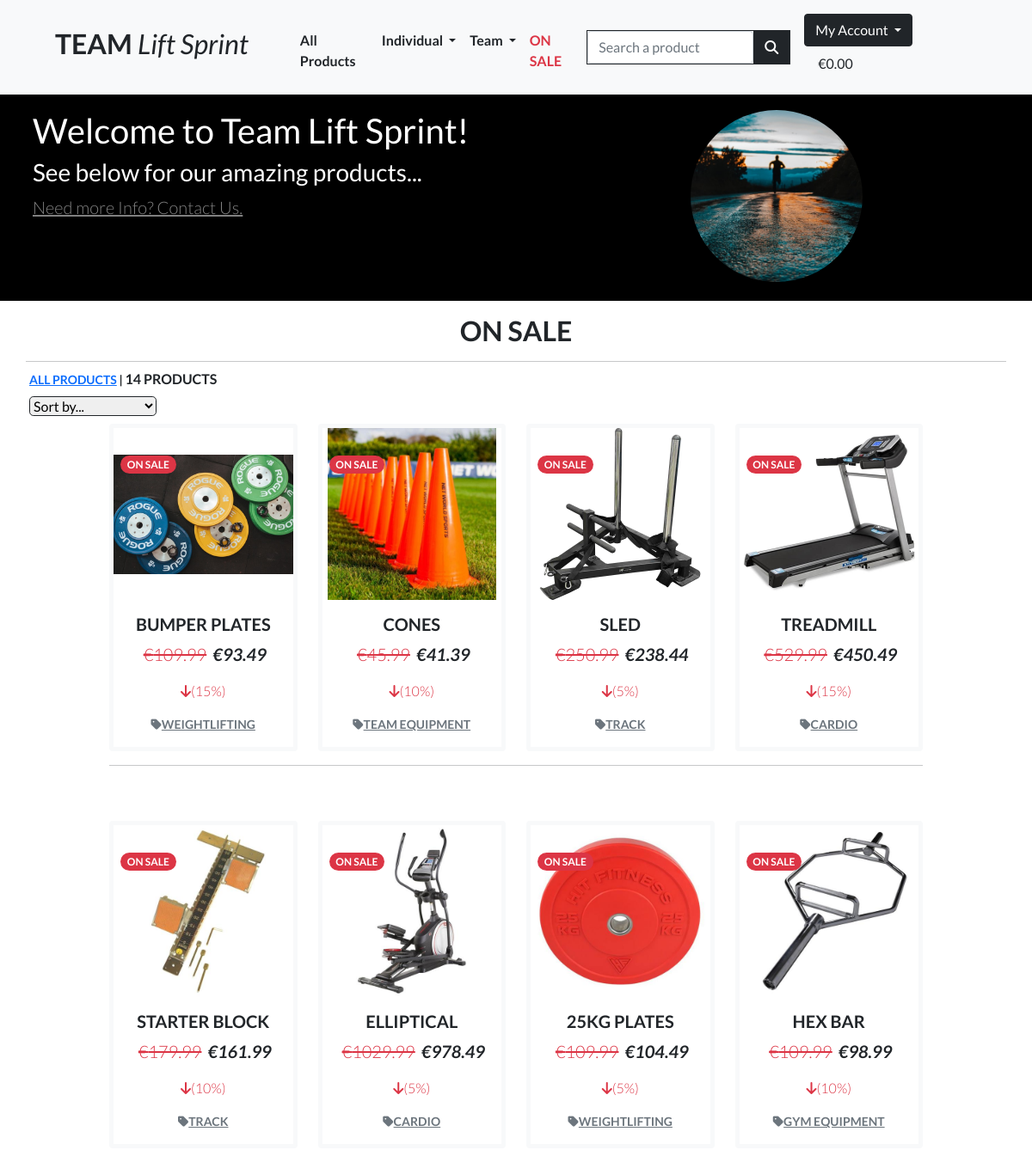
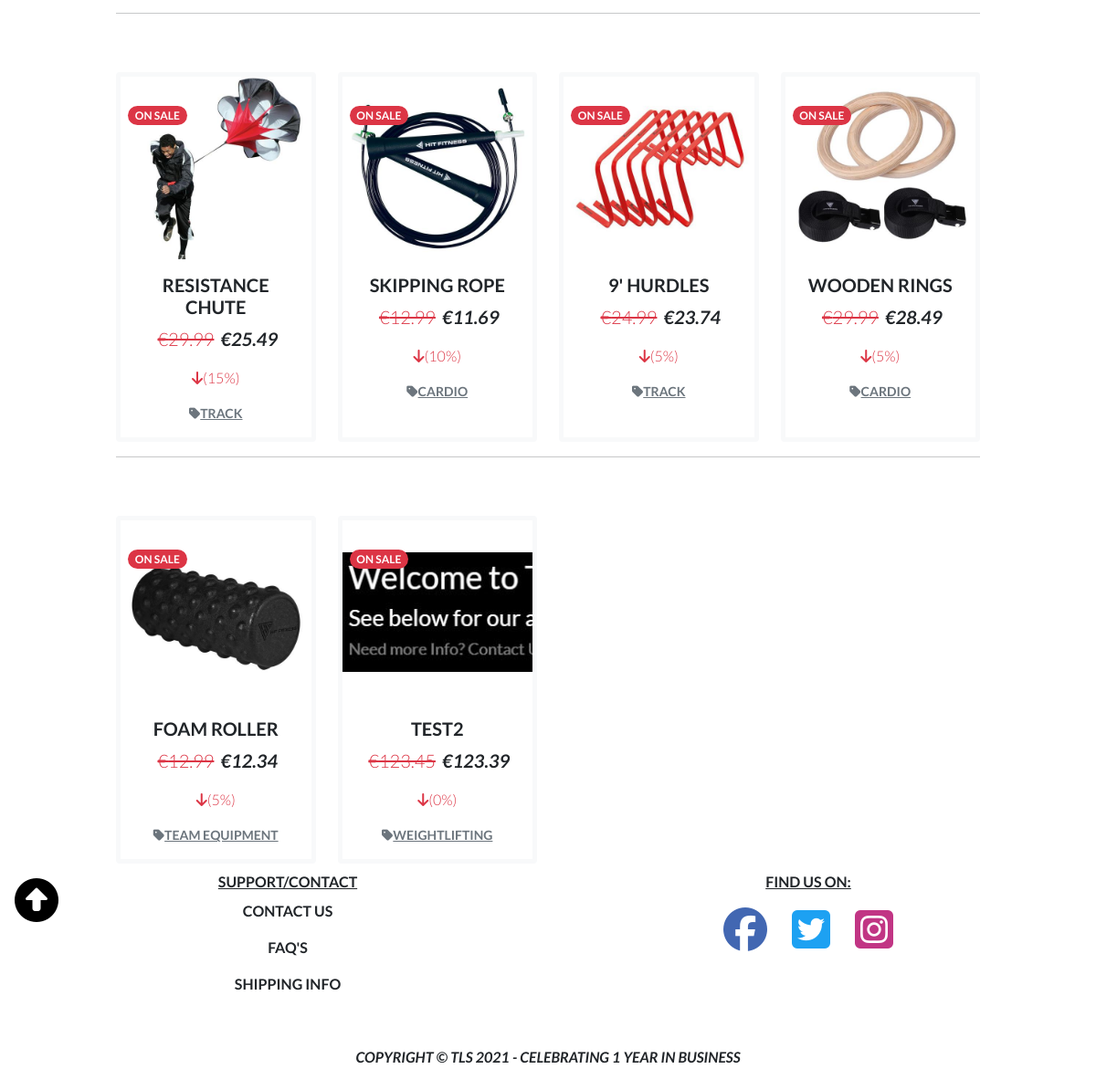
/products/on_sale/, run on an earlier commit of the app's database (2 pictures, top to bottom).
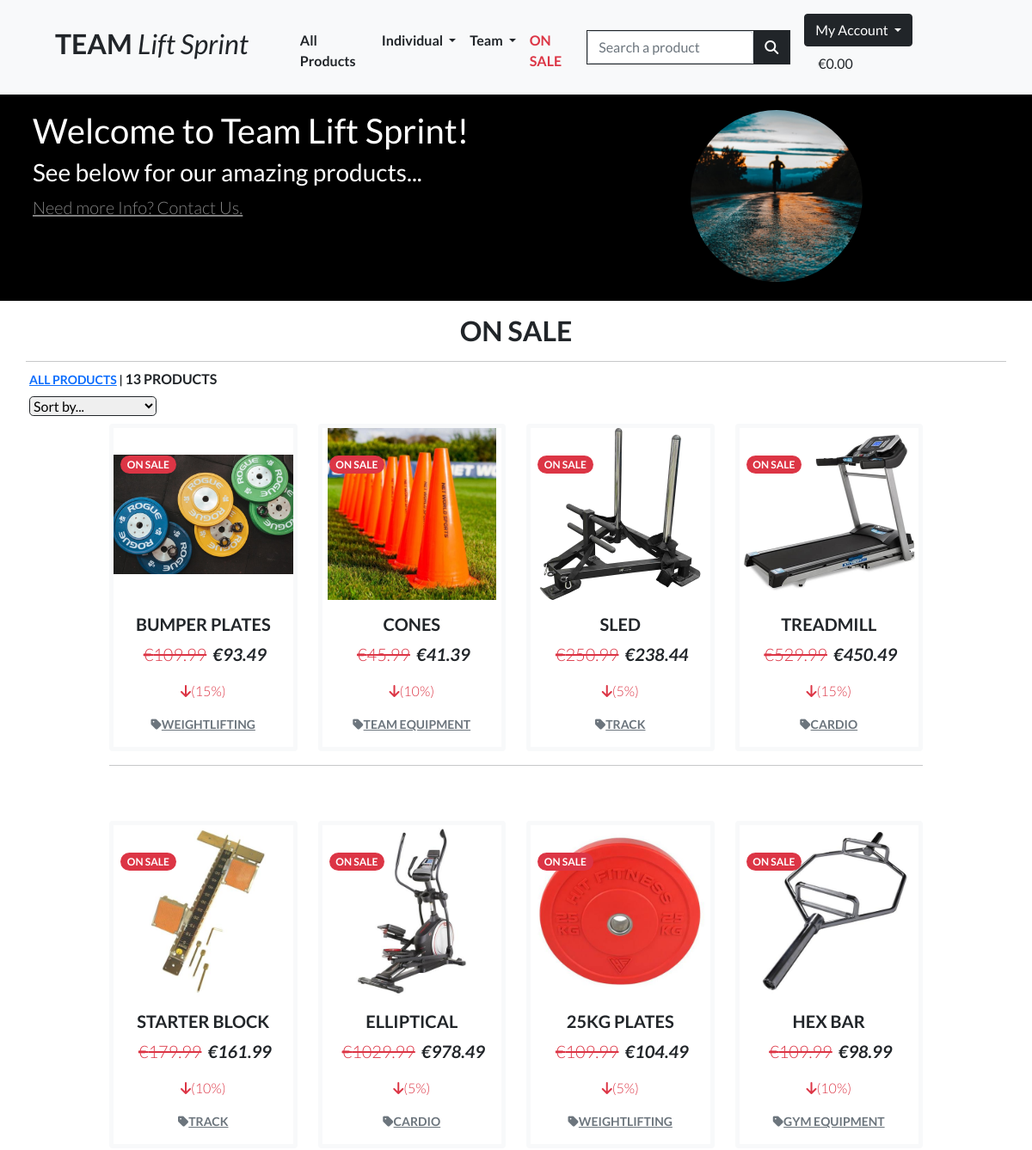
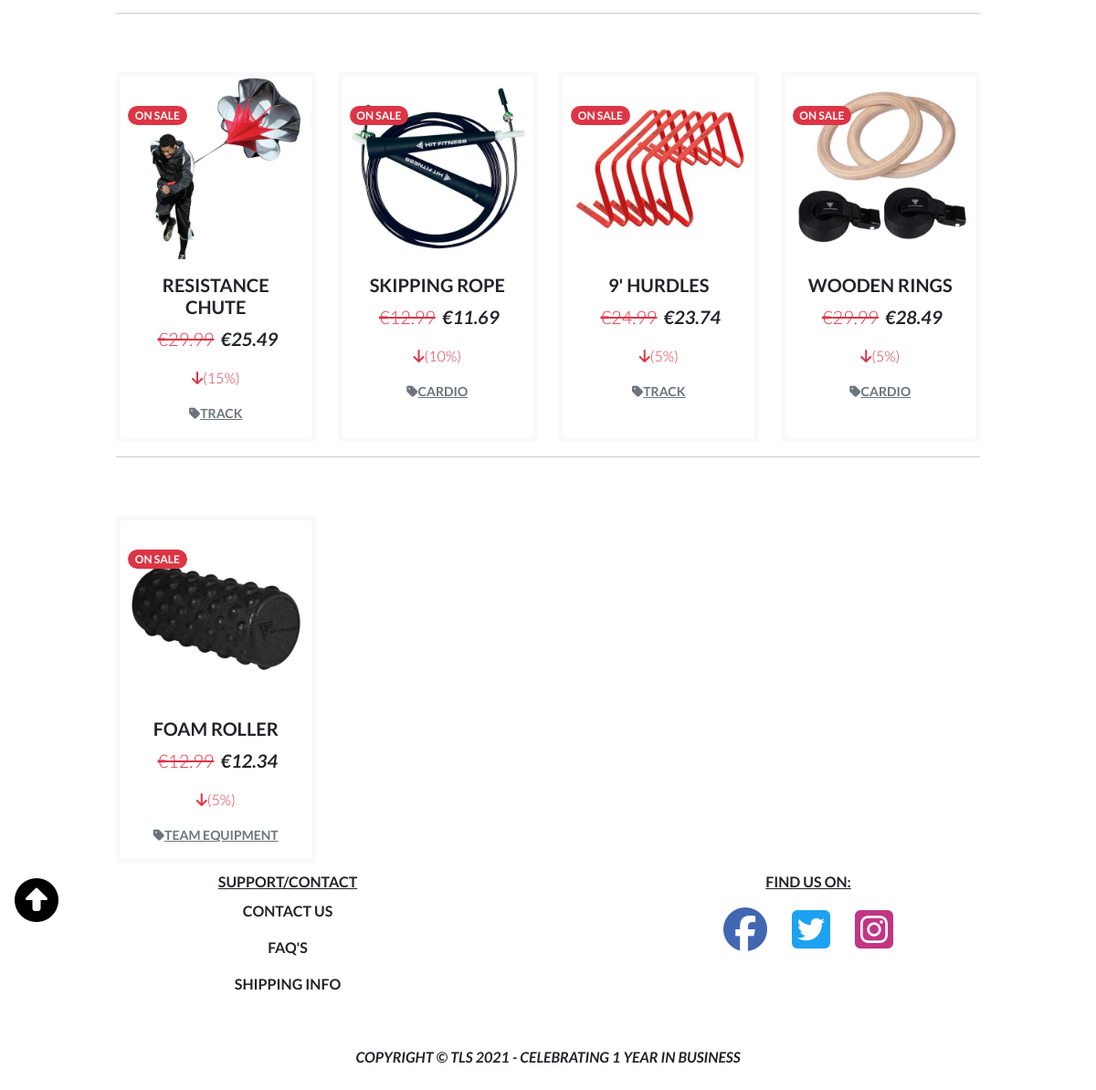
And on a later commit of the database (2 pictures, top to bottom).
### products/models.py (models this page shows, shortened)
class Product(models.Model):
    AREA = (
        ('individual', 'Individual'),
        ('team', 'Team'),
        ('universal', 'Universal'),
        )
    category = models.ForeignKey('Category', null=True, blank=True, on_delete=models.SET_NULL)
    sku = models.CharField(max_length=254, null=True, blank=True)
    name = models.CharField(max_length=254)
    description = models.TextField()
    price = models.DecimalField(max_digits=6, decimal_places=2)
    area = models.CharField(max_length=200, null=True, choices=AREA)
    on_sale = models.BooleanField(default=False)
    discount_on_product = models.DecimalField(
        max_digits=4, decimal_places=2, null=True, blank=True)
    image = models.ImageField(null=True, blank=True)
    def sales_price(self):
        on_sale_price = Decimal(self.price * (
            100 - self.discount_on_product) / 100).quantize(Decimal('0.00'))
        return on_sale_price

class Category(models.Model):
    class Meta:
        verbose_name_plural = 'Categories'
    name = models.CharField(max_length=254)
    friendly_name = models.CharField(max_length=254, null=True, blank=True)

### products/views.py (the view, shortened to what this page needs)
# urls.py: path('on_sale/', views.on_sale, name='on_sale'),
def on_sale(request):
    products = Product.objects.filter(on_sale=True)
    sort = None
    direction = None
    current_sorting = f'{sort}_{direction}'
    context = {
        'products': products,
        'current_sorting': current_sorting,
    }
    return render(request, 'products/on_sale.html', context)

### bag/contexts.py (called while the page is built, shortened)
def bag_contents(request):
    bag_items = []
    total = 0
    product_count = 0
    bag = request.session.get('bag', {})
    if total < settings.FREE_DELIVERY_THRESHOLD:
        delivery = total * Decimal(settings.STANDARD_DELIVERY_PERCENTAGE / 100)
        free_delivery_delta = settings.FREE_DELIVERY_THRESHOLD - total
    else:
        delivery = 0
        free_delivery_delta = 0
    grand_total = delivery + total
    context = {
        'bag_items': bag_items,
        'total': total,
        'product_count': product_count,
        'delivery': delivery,
        'free_delivery_delta': free_delivery_delta,
        'free_delivery_threshold': settings.FREE_DELIVERY_THRESHOLD,
        'grand_total': grand_total,
    }
    return context

### products/templates/products/on_sale.html (shortened to what the changed rows need)
{% extends "base.html" %}
{% load static %}
{% block page_header %}
<header class="masthead">
    <div class="container position-relative pt-5 p-2 g-0">
        <div class="row">
            <div class="col-8">
                <div class="text-white">
                    <h1>Welcome to Team Lift Sprint!</h1>
                </div>
            </div>
        </div>
    </div>
    <br>
</header>
{% endblock %}
{% block content %}
<div class="container g-0">
    <div class="row">
        <div class="col text-center mt-3">
            <h2 class="text-dark"><strong class="text-uppercase">On Sale</h2>
        </div>
    </div>
    <div class="row">
        <div class="col-12 col-md-6 mb-2 ms-1 me-1">
            <div class = "mb-2">
                <span class="small"><a href="{% url 'products' %}">All Products</a> | </span>
                {% if products|length == 1 %}
                1 product {% if search_term %} result for:
                <strong>"{{ search_term }}"</strong>{% endif %}
                {% else %}
                {{ products|length }} products
                {% endif %}
            </div>
            <div class="sort-select-wrapper w-50">
                <select id="sort-selector"
                    class="rounded-3 border border-dark border-{% if current_sorting != 'None_None' %}info{% else %}black{% endif %}">
                </select>
            </div>
        </div>
    </div>
    <div class="row">
        <div class="container col-10">
            <div class="row">
                {% for product in products %}
                <div class="col-sm-6 col-md-6 col-lg-4 col-xl-3">
                    <div class="card h-100 border border-light border-5">
                        {% if product.on_sale is True %}
                        <div class="badge rounded-pill bg-danger position-absolute" style="top: 2rem; left: 0.5rem">
                            On Sale
                        </div>
                        {% endif %}
                        {% if product.image %}
                        <a href="{% url 'product_detail' product.id %}">
                            <img class="card-img-top" src="{{ product.image.url }}" alt="{{ product.name }}"
                                style='height: 200px; object-fit: scale-down'>
                        </a>
                        {% else %}
                        <a href="{% url 'product_detail' product.id %}">
                            <img class="card-img-top" src="{{ MEDIA_URL }}noimage.png" alt="{{ product.name }}">
                        </a>
                        {% endif %}
                        <div class="card-body">
                            <h5 class="card-title text-center fw-bold">{{ product.name }}</h5>
                            {% if product.on_sale is True %}
                            <p class="text-center">
                                <span
                                    class="lead ps-1 fw-light pt-1 text-danger text-decoration-line-through">€{{ product.price }}</span>
                                <span class="lead ps-1 fw-bold fst-italic pt-1">€{{ product.sales_price }}</span>
                            </p>
                            <p class = "text-center fw-light text-danger"><i class="fas fa-arrow-down"></i>({{ product.discount_on_product|floatformat:0 }}%)</p>
                            {% else %}
                            <p class="lead ps-1 text-center fw-bold fst-italic pt-1">€{{ product.price }}</p>
                            {% endif %}
                            {% if product.category %}
                            <p class="small mt-1 mb-0 text-center">
                                <a class="text-muted" href="{% url 'products' %}?category={{ product.category.name }}">
                                    <i class="fas fa-tag mr-1"></i>{{ product.category.friendly_name }}
                                </a>
                            </p>
                            {% else %}
                            <p class="text-muted fw-light text-center text-capitalize">No Category</p>
                            {% endif %}
                        </div>
                    </div>
                </div>
                {% if forloop.counter|divisibleby:4 %}
                <div class="col-12 d-none d-xl-block mb-5">
                    <hr>
                </div>
                {% endif %}
                {% endfor %}
            </div>
        </div>
    </div>
</div>
{% endblock %}

What changed in the data, as far as the page shows it:
removed Product: on_sale "ON SALE", image (picture), name "TEST2", price "123.45", sales_price "123.39", discount_on_product "0", category.friendly_name "WEIGHTLIFTING"
Also different on the page:
{{ products|length }}: "14" → "13"
